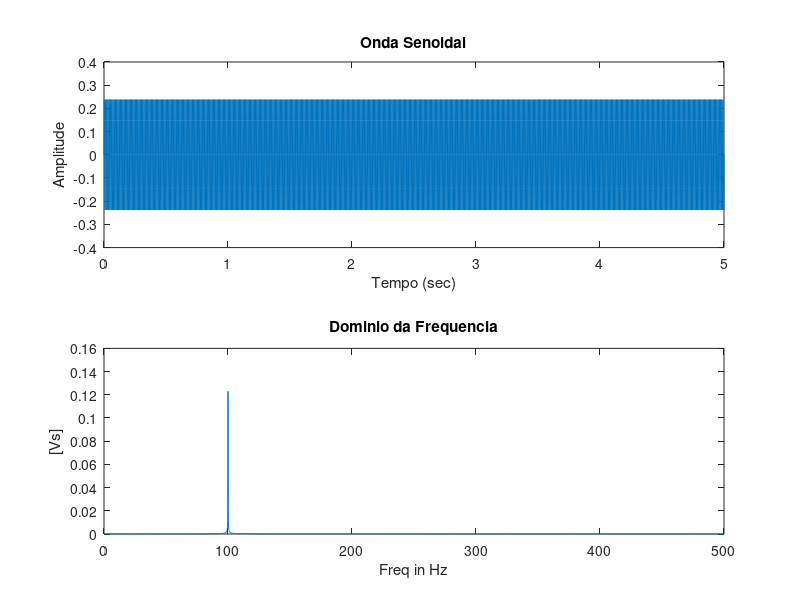

MATLAB code to generate this figure:
%Laboratorio 1 - Fundamentos de Comunicacoes
% Parte 1

%A = 0.5Vp
A = 0.25;

% frequencia de amostragem
fs = 1000;

% periodo de amostragem
Ts = 1/fs;

% F = 100hz
frequencia = 100;

%intervalo de amostragem
t = 0:Ts:5;
n = length(t);

%%%%% Onda Senoidal
senoide = A*sin(2*pi*frequencia*t);

%Transformada
N = length(senoide);
k = 0:N-1;
T = N/fs;
freq = k/T;
fftSenoide = fft(senoide)/N;
cutoff=ceil(N/2);
fftSenoide=fftSenoide(1:cutoff);

figure(1)
subplot(2,1,1);
plot(t, senoide);
xlabel('Tempo (sec)');
ylabel('Amplitude') ;
title('Onda Senoidal');

subplot(2,1,2);
plot(freq(1:cutoff), abs(fftSenoide));
xlabel('Freq in Hz');
ylabel('[Vs]') ;
title('Dominio da Frequencia');


